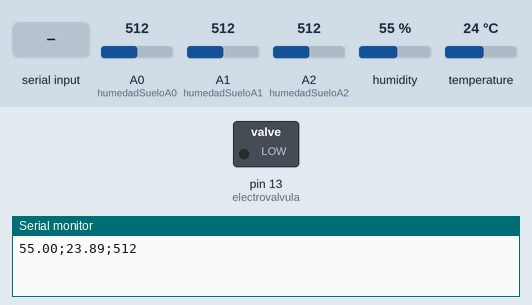
A sketch run on a simulated Arduino Uno, built with avr-gcc and run on an emulated ATmega328P. Parts: switched loads named in the sketch (green lamp = pin HIGH), the last lines printed to the serial monitor. Inputs (shaded band) come from the test bench; at power-on: A0 (humedadSueloA0) = 512, A1 (humedadSueloA1) = 512, A2 (humedadSueloA2) = 512, humidity 55 %, temperature 24 °C.

Above: at 1.2 s.
1.3 s: "1" received over Serial
At 2.9 s:
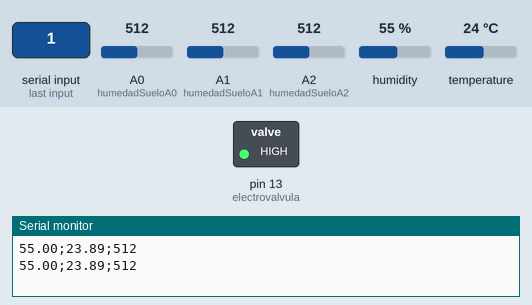
3.5 s: "0" received over Serial
At 5.3 s:
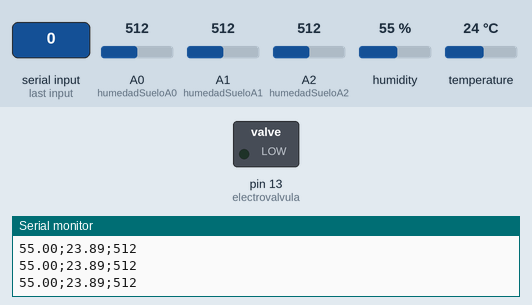
Timing chart, 0 to 6.8 s (numbered marks = the images above; inputs shaded):
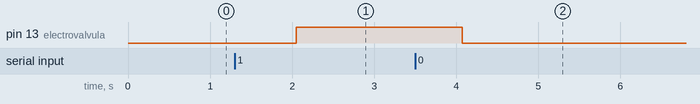

The sketch:

SUELO_HUMEDAD.ino
```cpp
/*
 * Desarrollado por Jorge Ortiz
 * Fecha: 24/08/2020
 *
 */

#include <DHT.h>//Libreria del sensor DHT11

int sensorAmbiental = 2; //Pin 2 Digital
float tempAmb, humedadAmb; //Variables para sensor ambiental
const int electrovalvula = 13; //Pin 13 Digital: HIGH O LOW
const int humedadSueloA0 = A0; //Pin A0 analogico.
const int humedadSueloA1 = A1; //Pin A1 analogico.
const int humedadSueloA2 = A2; //Pin A2 analogico.
const int idDevice = 100;
const String device = "Dispositivo codigo 100";

DHT dht (sensorAmbiental, DHT11); //Funcion para dht11

void setup() {
  // put your setup code here, to run once:
  Serial.begin(9600);
  dht.begin();

  pinMode(humedadSueloA0, INPUT); //Valores como entrada
  pinMode(humedadSueloA1, INPUT); //Valores como entrada
  pinMode(humedadSueloA2, INPUT); //Valores como entrada
  pinMode(sensorAmbiental, INPUT);
  pinMode(electrovalvula, OUTPUT); //Valores como salida, se abre o cierra
}

void loop() {
  // put your main code here, to run repeatedly:
  /*int lectura = analogRead(A0);
  int sensorDH = analogRead(A1);
  Serial.println("Sensor Suelo: ");
  Serial.println(lectura);
  Serial.println("Sensor Ambiental: ");
  Serial.println(sensorDH);

  int lecturaPorcentaje = map(lectura, 1023, 400, 0, 100);

  Serial.print("La humedad es del: ");
  Serial.print(lecturaPorcentaje);
  Serial.println("%");*/

  int sensorSuelo1 = analogRead(humedadSueloA0);
  int sensorSuelo2 = analogRead(humedadSueloA1);
  int sensorSuelo3 = analogRead(humedadSueloA2);

  int promedioHumedadSuelo = (sensorSuelo1 + sensorSuelo2 + sensorSuelo3) / 3;

  humedadAmb = dht.readHumidity(); //Obtengo la humedad ambiental
  tempAmb = dht.readTemperature(); //Temperatura ambiental

   // Calcular el índice de calor en grados centígrados
  float hic = dht.computeHeatIndex(tempAmb, humedadAmb, false);

  //Serial.print("Temperatura ambiental: "); Serial.print(tempAmb);
  //Serial.print("C Humedad ambiental: "); Serial.print(humedadAmb); Serial.println("%");
  //Verificando error del sensor DHT11
  if(isnan(humedadAmb) || isnan(tempAmb)){
    //Serial.print("Error al obtener datos del sensor DHT11");
    return;
  }

  Serial.print(humedadAmb);
  Serial.print(";");
  Serial.print(hic);
  Serial.print(";");
  Serial.print(promedioHumedadSuelo);
  Serial.println();

  if (Serial.available())
   {
      char parametro = Serial.read();
      if (parametro == '0')
      {
         digitalWrite(electrovalvula, LOW);
      }

      if( parametro == '1'){
        digitalWrite(electrovalvula, HIGH);
      }
   }
  delay(2000);
/*
  if(sensorSuelo >= 700) // el valor que considero seco y hay que regar es de 700
  {
   //Si la tierra está seca, comenzara a regar
   //Riega durante 1 segundo y espera a comprobar la humedad otro segundo
   digitalWrite(electrovalvula, HIGH); //se abre
   delay(2000); //Riego por 2 segundos
   digitalWrite(electrovalvula, LOW); //se cierra
   delay(1000);
  }
  */
}
```

Measured:
- after the input at 1.3 s, pin 13 (electrovalvula): LOW → HIGH after 0.75 s
- after the input at 3.5 s, pin 13 (electrovalvula): HIGH → LOW after 0.57 s
